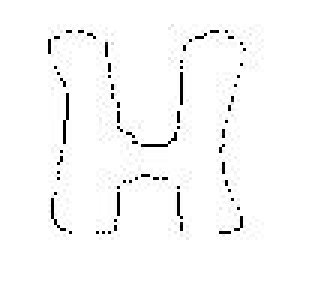
%> input picture H1_gray.jpg, 103 x 95 px (shown 3 times larger)
$ octave GVF_SNAKE.m   (GNU Octave 9; MATLAB toolbox functions it lacks are replaced by stand-ins)
%> lines starting %> are read from the running program, lines starting %| are printed output that depends on the picture; in (x1, y1, x2, y2) boxes, pixels count from 0 and x2, y2 are one past the last pixel; in counts of white or black regions, pixels touching at a corner belong together; the program's own positions count from 1
### gvf.m
function [u, v] = gvf (I, mu, dt, tol)
I = double(I);
%%% Edge map: f = (conv(I, laplacian(G)))^2
f = imfilter(I, fspecial('log', [11, 11], 0.2), 'symmetric') .^ 2;
fmin  = min(f(:));
fmax  = max(f(:));
f = (f - fmin) / (fmax - fmin);

%%% Gradient Vector Flow
fx = imfilter(f, -transpose(fspecial('sobel'))/4, 'symmetric');
fy = imfilter(f, -fspecial('sobel')/4, 'symmetric');

% Explicit method: CFL step-size restriction -> r <= 1/4
dx = 1;
dy = 1;
r = mu * dt / (dx * dy);
b = dt * (fx.^2 + fy.^2);
bn = 1 - b;
c1 = b .* fx;
c2 = b .* fy;
u = fx; % u initial condition
v = fy; % v initial condition
emax = 1; % Absolute error
lap = fspecial('laplacian', 0); % Laplacian filter
while emax > tol % error tolerance
    ub = u; % u before
    u = bn .* u + r * imfilter(u, lap, 'symmetric') + c1;
    vb = v; % v before
    v = bn .* v + r * imfilter(v, lap, 'symmetric') + c2;
    emax = max( max(max(abs(u-ub))) , max(max(abs(v-vb))) );
end
mag = sqrt(u.*u + v.*v);
u = u ./ (mag + 1e-10);
v = v ./ (mag + 1e-10);

### snake_init.m
function [x, y] = snake_init (M, N, dmin, dmax)
cx = floor(N / 2); % image x center
cy = floor(M / 2); % image y center
rho = min(cx, cy) - 3; % radius

d = (dmax + dmin) / 2; % mean distance
as = acos(1 - (d/rho)^2 / 2); % angle step
ang = -(0 : as : 2*pi - as); % angles in clockwise

x = cx + rho * cos(ang); % x coord points
y = cy + rho * sin(ang); % y coord points

### snake_deform.m
function [x, y, E] = snake_deform (x, y, u, v, alpha, beta, dt, M, N)
% alpha: elasticity parameter
% beta:  rigidity parameter
% gamma: viscosity parameter
% u & v: external force field

n = length(x);
u = interp2(u, x, y, 'linear');
v = interp2(v, x, y, 'linear');

x_b1 = x([n, 1:n-1]);      % x[n-1]
x_b2 = x([n-1, n, 1:n-2]); % x[n-2]
x_a1 = x([2:n, 1]);        % x[n+1]
x_a2 = x([3:n, 1, 2]);     % x[n+2]
dx2 = x_b1 - 2*x + x_a1; % ~ x''(s)
dx4 = x_b2 - 4*x_b1 + 6*x - 4*x_a1 + x_a2; % ~ x''''(s)
x = x + dt * (alpha*dx2 - beta*dx4 + u);

y_b1 = y([n, 1:n-1]);      % y[n-1]
y_b2 = y([n-1, n, 1:n-2]); % y[n-2]
y_a1 = y([2:n, 1]);        % y[n+1]
y_a2 = y([3:n, 1, 2]);     % y[n+2]
dy2 = y_b1 - 2*y + y_a1; % ~ y''(s)
dy4 = y_b2 - 4*y_b1 + 6*y - 4*y_a1 + y_a2; % ~ y''''(s)
y = y + dt * (alpha*dy2 - beta*dy4 + v);

% Image size limits
for i = 1 : n
    if x(i) < 1
        x(i) = 1;
    elseif x(i) > N
        x(i) = N;
    end
    if y(i) < 1
        y(i) = 1;
    elseif y(i) > M
        y(i) = M;
    end
end

% Energy
dx1 = x_a1 - x_b1; % ~ x'(s)
dy1 = y_a1 - y_b1; % ~ y'(s)
E = 0.5 * (alpha * sum(sqrt(dx1.^2 + dy1.^2)) + beta * sum(sqrt(dx2.^2 + dy2.^2))) + sum(u) + sum(v);

### gvf_snake_segmentation.m
function [x, y, it] = gvf_snake_segmentation (I, x, y, u, v, alpha, beta, dmin, dmax, dt, M, N, tol, it_max)
dE = 1; % energy relative difference
it = 0; % iteration
while (dE > tol / 100) && (it < it_max)
    [x, y, E] = snake_deform (x, y, u, v, alpha, beta, dt, M, N);
    [x, y] = snake_interp (x, y, dmin, dmax);
    if it > 0
        dE = abs(1 - Eb/E);
    end
    Eb = E;
    it = it + 1;
    snake_print (I, x, y, it);
end

### snake_interp.m
function [xf, yf] = snake_interp (x, y, dmin, dmax)
% -> Mark points that are too close from each other for removal and
%    calculate how many interpolation points between points that are
%    too far away from each other
n = length(x);
xr = x(1); % x reference
yr = y(1); % y reference
idx_min = zeros(1, n); % Mark points that are too close
idx_max = zeros(1, n+1); % Number of points to add between points
count_min = 0; % Counts points to remove
for i = 2 : n
	d = ((x(i)-xr)^2 + (y(i)-yr)^2) ^ 0.5;
    if d < dmin
        idx_min(i) = 1;
        count_min = count_min + 1;
    else
        xr = x(i); yr = y(i); % Reference
        if d > dmax % Number of points to add between
            idx_max(i) = floor(d / dmax);
        end
    end
end
% Dealing with the end of the snake
d = ((x(1)-xr)^2 + (y(1)-yr)^2) ^ 0.5;
if d < dmin % Removal
    % Find the position of the current reference
    k = n;
    while idx_min(k) == 1
        k = k - 1;
    end
    % Mark it for removal
    idx_min(k) = 1;
    idx_max(k) = 0;
    count_min = count_min + 1;
    % Find the position of the previous reference
    k = k - 1;
    while idx_min(k) == 1
        k = k - 1;
    end
    % Mark how many interpolation points until to the end
    xr = x(k); yr = y(k); % reference
    d = ((x(1)-xr)^2 + (y(1)-yr)^2) ^ 0.5;
    idx_max(n+1) = floor(d / dmax);
elseif d > dmax % Interpolation
    idx_max(n+1) = floor(d / dmax);
end

% -> Remove points that are too close and interpolate points that are
%    too far away from each other
nf = n - count_min + sum(idx_max);
xf = zeros(1, nf); xf(1) = x(1); % x output
yf = zeros(1, nf); yf(1) = y(1); % y output
pos = 2; % Current posion of the output vectors
for i = 2 : n
    if idx_min(i) == 0 % This point isn't for removal
        nm = idx_max(i); % Number of points for interpolations
        if nm > 0 % LINEAR interpolation
            dx = (x(i) - xf(pos-1)) / (nm + 1); % x step
            dy = (y(i) - yf(pos-1)) / (nm + 1); % y step
            for j = (0 : nm-1) + pos % Fill with the interpolation
                xf(j) = xf(j-1) + dx;
                yf(j) = yf(j-1) + dy;
            end
            pos = pos + nm;
        end
        xf(pos) = x(i);
        yf(pos) = y(i);
        pos = pos + 1;
    end
end
% Dealing with the end of the snake
nm = idx_max(n+1);
if nm > 0 % linear interpolation
    dx = (x(1) - xf(pos-1)) / (nm + 1);
    dy = (y(1) - yf(pos-1)) / (nm + 1);
    for j = (0 : nm-1) + pos
        xf(j) = xf(j-1) + dx;
        yf(j) = yf(j-1) + dy;
    end
end

### segmentation_image_output.m
function I_seg = segmentation_image_output (x, y, M, N)
xr = round(x);
yr = round(y);
I_seg = 255 * ones(M, N);
for i = 1 : length(xr)
        I_seg(yr(i), xr(i)) = 0;
end
I_seg = im2bw(I_seg, 0.5);

### segmentation_accuracy_measures.m
function [ITP, TP, ITN, TN, IFP, FP] = segmentation_accuracy_measures (Ib, Is, M, N)
cp = sum(sum(~Ib));
cn = M * N - cp;

% True Positive
ITP = Ib | Is;
TP = sum(sum(~ITP)) / cp;

% True Negative
ITN = (~xor(Ib, Is)) | Ib;
TN = sum(sum(~ITN)) / cn;

% False Positive
IFP = (~xor(Ib, Is)) | Is;
FP = sum(sum(~IFP)) / cn;

### snake_print.m
function snake_print (I, x, y, i)
imshow(I);

if i == 0
    set(gcf, 'Position', get(0, 'Screensize'));
end

hold on;
plot([x, x(1)], [y, y(1)], 'r');
hold off;

title(['GVF image segmentation | Iteration = ' num2str(i)]);

pause(0.001);

### GVF_SNAKE.m
clear; clc; close;
I = imread('H1_gray.jpg');
%> I is the input picture: size 95x103 uint8; min 0, max 255, mean 248.9
%I = imread('GeometricShapes.jpg');
[M, N] = size(I);
%> M = 95; N = 103
I = imnoise(I, 'gaussian', 0, 0.003);
%I = imnoise(I, 'salt & pepper', 0.05);
%I = imnoise(I, 'speckle', 0.01);

%%% GRADIENT VECTOR FLOW
gvf_mu = 0.1;   gvf_dt = 1;   gvf_tol = 1e-3;
[u, v] = gvf (I, gvf_mu, gvf_dt, gvf_tol);
%> in gvf, `f = imfilter(I, fspecial('log', [11, 11], 0.2), 'symmetric') .^ 2;`:
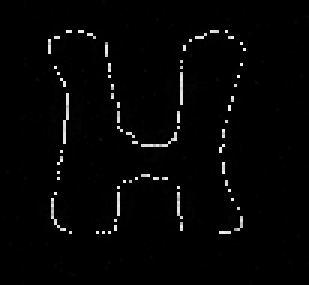
%> f: size 95x103 double (shown 3 times larger); min 0.0036, max 146847694.7, mean 2965495.4; drawn with min black and max white
%> in gvf, `fmin  = min(f(:));`: fmin = 0.0036
%> in gvf, `fmax  = max(f(:));`: fmax = 146847694.7
%> in gvf, `c2 = b .* fy;`:
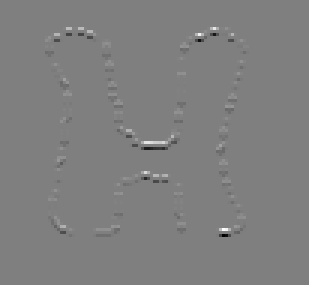
%> c2: size 95x103 double (shown 3 times larger); min -0.797, max 0.791, mean -7.01e-05; drawn with min black and max white
%> the loop in gvf, `while emax > tol` made 155 passes
%> emax on passes 1 to 3: 0.23, 0.071, 0.0445
%> in gvf, `v = v ./ (mag + 1e-10);`:
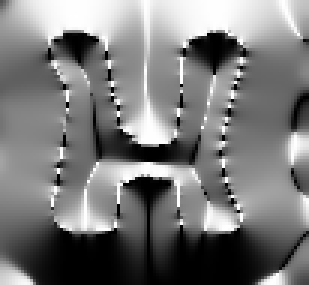
%> v: size 95x103 double (shown 3 times larger); min -1, max 1, mean -0.0445; drawn with min black and max white
%vector_filed_print (u, v, N, M);

%%% SNAKE INIT
dmin = 0.5;   dmax = 2;
[x, y] = snake_init (M, N, dmin, dmax);
snake_print (I, x, y, 0);
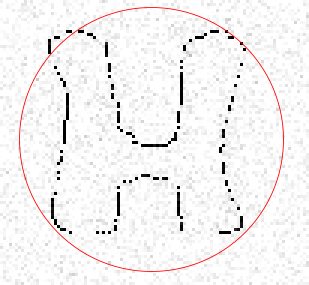
%> figure redrawn from the program's plot data; shown 3 times larger; its title reads 'GVF image segmentation / Iteration = 0'

%%% SNAKE DEFORMANTION
alpha = 0.1;   beta = 0.01;   dt = 0.6;   tol = 0.01;   it_max = 300;
[x, y, it] = gvf_snake_segmentation (I, x, y, u, v, alpha, beta, dmin, dmax, dt, M, N, tol, it_max);
%> the loop in gvf_snake_segmentation, `while (dE > tol / 100) && (it < it_max)` made 300 passes
%> (E, nf in snake_interp, nm in snake_interp, dx in snake_interp, dy in snake_interp) on passes 36, 40, 52: (32.53, 215, 1, 0.217, -1.23), (30.6, 218, 1, 0.232, -1.29), (25.98, 226, 1, 0.235, -1.3)
%> (E, nf in snake_interp, nm in snake_interp, dE, Eb) on passes 38, 42, 44, 47, 49: (31.25, 215, 0, 0.0666, 31.25), (30.27, 218, 0, 0.0476, 30.27), (28.88, 217, 0, 0.202, 28.88), (26.9, 219, 0, 0.22, 26.9), (28.33, 223, 0, 0.129, 28.33)
%> pass 1, in gvf_snake_segmentation, `snake_print (I, x, y, it);`:
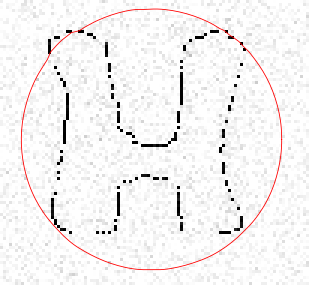
%> figure redrawn from the program's plot data; shown 3 times larger; its title reads 'GVF image segmentation / Iteration = 1'
%> figure, not shown here; shown 3 times larger; its title reads 'GVF image segmentation / Iteration = 300'

%%% OUTPUT IMAGES
Ib = im2bw(I, 0.2);
%> Ib: size 95x103 logical; 98% white; black in thin lines or dots, all inside (x1, y1, x2, y2) = (16, 10, 82, 78)
Is = segmentation_image_output (x, y, M, N);
%> after the loop in segmentation_image_output, `for i = 1 : length(xr)`:
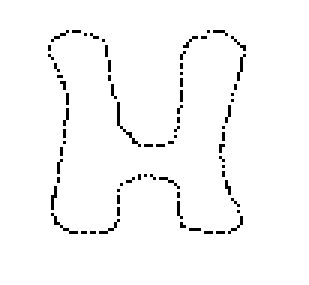
%> I_seg: size 95x103 double (shown 3 times larger); 97.4% white; black in thin lines or dots, all inside (x1, y1, x2, y2) = (16, 10, 82, 78)
[ITP, TP, ITN, TN, IFP, FP] = segmentation_accuracy_measures (Ib, Is, M, N);
%> in segmentation_accuracy_measures, `ITN = (~xor(Ib, Is)) | Ib;`: ITN: size 95x103 logical; 99.4% white; black in thin lines or dots, all inside (x1, y1, x2, y2) = (16, 10, 81, 78)
%> in segmentation_accuracy_measures, `IFP = (~xor(Ib, Is)) | Is;`:
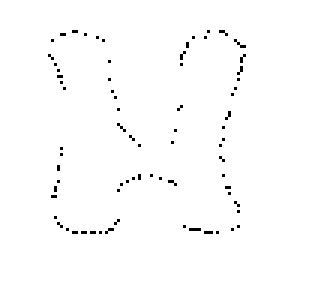
%> IFP: size 95x103 logical (shown 3 times larger); 98.8% white; black in thin lines or dots, all inside (x1, y1, x2, y2) = (16, 10, 82, 78)
figure(2), set(gcf, 'Position', get(0, 'Screensize'));
subplot(2,3,1), imshow(I), title('Original image');
subplot(2,3,2), imshow(Ib), title('Binary image');
subplot(2,3,3), imshow(Is), title('Segmented image');
subplot(2,3,4), imshow(ITP), title(['True Positive \Rightarrow TP = ' num2str(TP)]);
subplot(2,3,5), imshow(ITN), title(['True Negative \Rightarrow TN = ' num2str(TN)]);
subplot(2,3,6), imshow(IFP), title(['False Positive \Rightarrow FP = ' num2str(FP)]);
